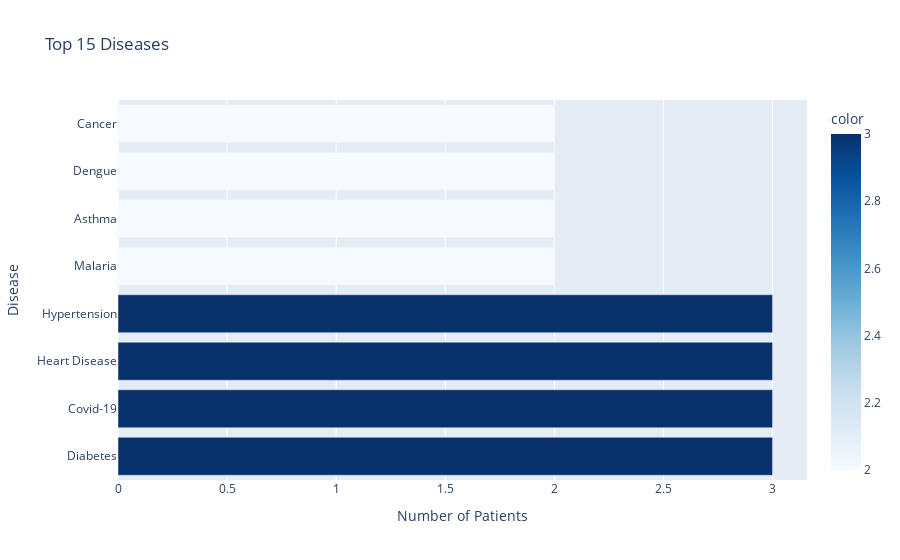

Here is the notebook cell this chart was saved with:
### Code cell
# Top 15 diseases
top_conditions = df_clean['Disease'].value_counts().nlargest(15)

# Create visualization
fig = px.bar(
    x=top_conditions.values,
    y=top_conditions.index,
    orientation='h',
    labels={'x': 'Number of Patients', 'y': 'Disease'},
    title='Top 15 Diseases',
    color=top_conditions.values,
    color_continuous_scale='Blues'
)
fig.show()

### Figure 1 — Plotly figure (JSON) as saved in the notebook; plotly's stock layout.template omitted (floating-point values rounded to 4 significant figures)
{"data": [{"alignmentgroup": "True", "hovertemplate": "Number of Patients=%{x}<br>Disease=%{y}<br>color=%{marker.color}<extra></extra>", "legendgroup": "", "marker": {"color": [3, 3, 3, 3, 2, 2, 2, 2], "coloraxis": "coloraxis", "pattern": {"shape": ""}}, "name": "", "offsetgroup": "", "orientation": "h", "showlegend": false, "textposition": "auto", "type": "bar", "x": [3, 3, 3, 3, 2, 2, 2, 2], "xaxis": "x", "y": ["Diabetes", "Covid-19", "Heart Disease", "Hypertension", "Malaria", "Asthma", "Dengue", "Cancer"], "yaxis": "y"}], "layout": {"barmode": "relative", "coloraxis": {"colorbar": {"title": {"text": "color"}}, "colorscale": [[0, "rgb(247,251,255)"], [0.125, "rgb(222,235,247)"], [0.25, "rgb(198,219,239)"], [0.375, "rgb(158,202,225)"], [0.5, "rgb(107,174,214)"], [0.625, "rgb(66,146,198)"], [0.75, "rgb(33,113,181)"], [0.875, "rgb(8,81,156)"], [1, "rgb(8,48,107)"]]}, "legend": {"tracegroupgap": 0}, "title": {"text": "Top 15 Diseases"}, "xaxis": {"anchor": "y", "domain": [0, 1], "title": {"text": "Number of Patients"}}, "yaxis": {"anchor": "x", "domain": [0, 1], "title": {"text": "Disease"}}}}
